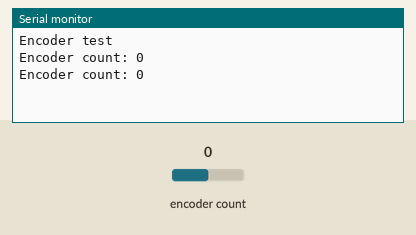
The sketch below on a simulated Arduino Uno, built with avr-gcc and run on an emulated ATmega328P. Parts: the last lines printed to the serial monitor. Inputs (shaded band) come from the test bench; at power-on: encoder count 0.

Above: at 1.2 s.
1.3 s: encoder count set to 1
At 2.6 s:
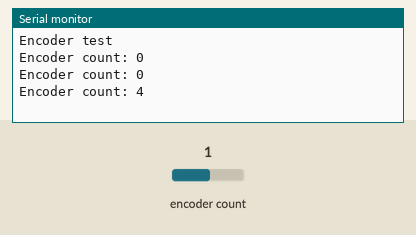
2.8 s: encoder count set to 2
At 3.8 s:
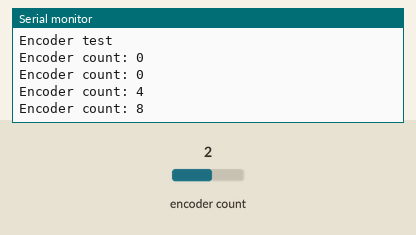
Timing chart, 0 to 5.8 s (numbered marks = the images above; inputs shaded):
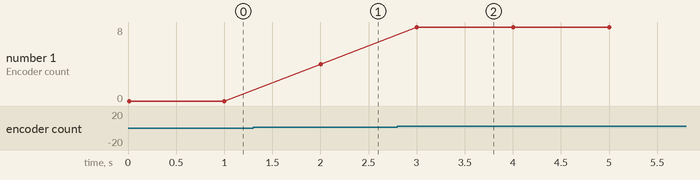

Measured:
- after the input at 1.3 s, the serial monitor: prints a new line after 0.70 s (image 1)
- after the input at 2.8 s, the serial monitor: prints a new line after 0.20 s (image 2)
- plotted number 1: 0 → 4 after the input at 1.3 s, 4 → 8 after the input at 2.8 s

The sketch:

encoder.ino
```cpp
#include <Encoder.h>

// Pins
const int ENCODER_PIN_A = 2;
const int ENCODER_PIN_B = 3;

Encoder encoderWheel(ENCODER_PIN_A, ENCODER_PIN_B);

void setup() {
  Serial.begin(9600);
  Serial.println("Encoder test");

  encoderWheel.write(0);
}

void loop() {
  // read encoder value
  long pos = encoderWheel.read();
  Serial.print("Encoder count: ");
  Serial.println(pos);
  delay(1000);
}
```
